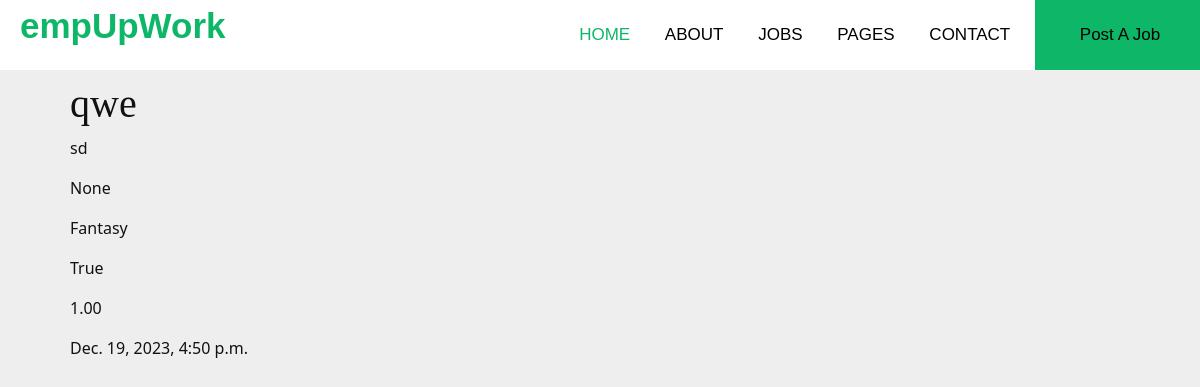
Screenshot of /books/book_details/1 (signed in) with the database file from the repository.
### books/models.py (models this page shows, shortened)
class Books(models.Model):
    title: str = models.CharField(max_length=100)
    description: str = models.TextField(max_length=500)
    author: User = models.ForeignKey(User, on_delete=models.SET_NULL,
                                     null=True, blank=True)
    genre: str = models.CharField(max_length=25)
    is_available: bool = models.BooleanField(default=True)
    price: float = models.DecimalField(max_digits=5, decimal_places=2)
    created: datetime = models.DateTimeField(auto_now_add=True)
    image = models.ImageField(
        default='books/book_default_img.png', upload_to="books")
    objects = models.Manager()  # default
    c_objects = BooksManager()  # custom manager

### books/views.py (the view)
# urls.py: path("book_details/<int:pk>", BookDetailsView.as_view(), name="book_details"),
class BookDetailsView(DetailView):
    modal = Books
    template_name = 'book_details.html'
    def get_queryset(self):
        return Books.objects.filter(id=self.kwargs['pk'])

### books/templates/book_details.html (shortened to what this page needs)
{% extends 'base.html' %}
{% load django_bootstrap5 %}
{% load static %}
{% block content %}
    <h1>{{ object.title }}</h1>
    <p>{{ object.description }}</p>
    <p>{{ object.author }}</p>
    <p>{{ object.genre }}</p>
    <p>{{ object.is_available }}</p>
    <p>{{ object.price }}</p>
    <p>{{ object.created }}</p>
{% endblock %}

### static/css/base.css (style rules this page uses)
* { padding: 0; margin: 0; box-sizing: border-box; transition: 0.2s ease-out; }
body { background-color: #eee; color: #111; }
h1, h2 { font-family: 'Fino', serif; }

### static/css/navbar.css (style rules this page uses)
* { margin: 0; padding: 0; box-sizing: border-box; transition: 0.3s; }

### rows the page displays
Books: title "qwe", description "sd", author "None", genre "Fantasy", is_available "True", price "1.00", created "Dec. 19, 2023, 4:50 p.m."
